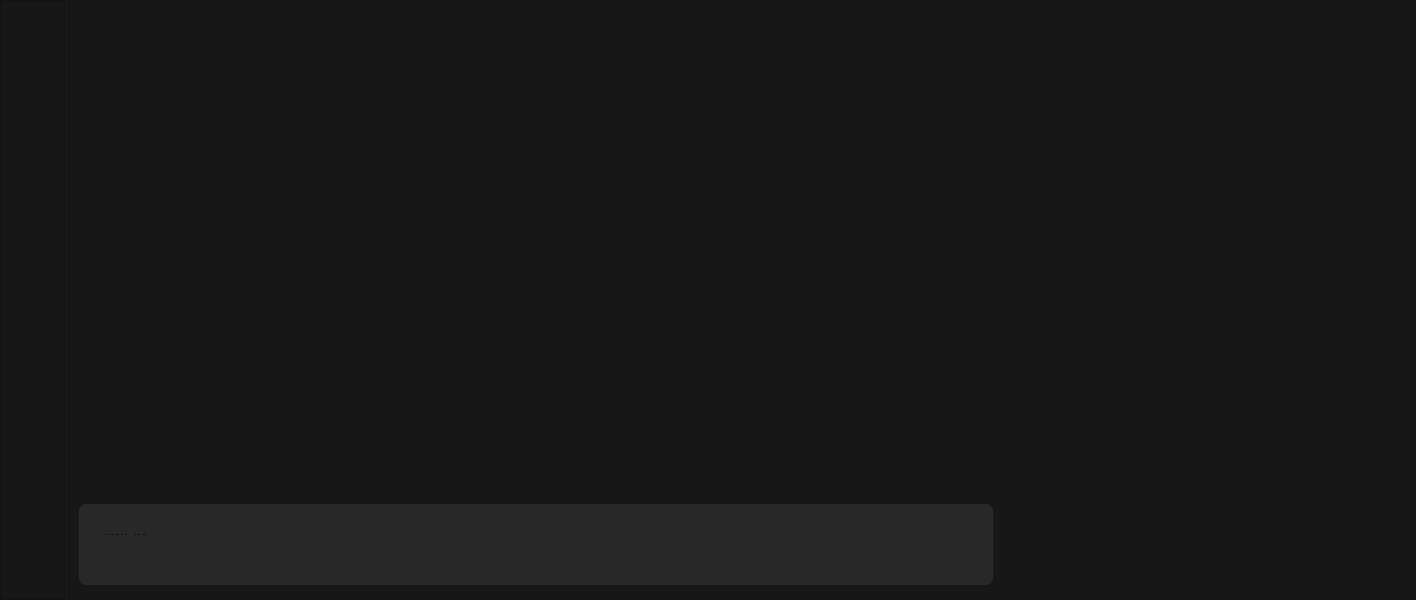
<?xml version="1.0" encoding="UTF-8"?>
<ui version="4.0">
 <class>MainWindow</class>
 <widget class="QMainWindow" name="MainWindow">
  <property name="geometry">
   <rect>
    <x>0</x>
    <y>0</y>
    <width>800</width>
    <height>600</height>
   </rect>
  </property>
  <property name="windowTitle">
   <string>MainWindow</string>
  </property>
  <property name="layoutDirection">
   <enum>Qt::LeftToRight</enum>
  </property>
  <property name="styleSheet">
   <string notr="true"/>
  </property>
  <widget class="QWidget" name="centralwidget">
   <property name="sizePolicy">
    <sizepolicy hsizetype="Expanding" vsizetype="Expanding">
     <horstretch>0</horstretch>
     <verstretch>0</verstretch>
    </sizepolicy>
   </property>
   <property name="styleSheet">
    <string notr="true">background: #181717;</string>
   </property>
   <layout class="QHBoxLayout" name="horizontalLayout_2">
    <property name="spacing">
     <number>9</number>
    </property>
    <property name="leftMargin">
     <number>0</number>
    </property>
    <property name="topMargin">
     <number>0</number>
    </property>
    <property name="rightMargin">
     <number>0</number>
    </property>
    <property name="bottomMargin">
     <number>0</number>
    </property>
    <item>
     <layout class="QHBoxLayout" name="horizontalLayout">
      <item>
       <widget class="QListWidget" name="lista">
        <property name="sizePolicy">
         <sizepolicy hsizetype="Expanding" vsizetype="Expanding">
          <horstretch>0</horstretch>
          <verstretch>0</verstretch>
         </sizepolicy>
        </property>
        <property name="minimumSize">
         <size>
          <width>0</width>
          <height>0</height>
         </size>
        </property>
        <property name="autoFillBackground">
         <bool>false</bool>
        </property>
        <property name="styleSheet">
         <string notr="true">QListWidget::item{
	background-color: #141414;
	color: #FFFFFF;
	padding: 25px;
}

QListWidget::item:selected{
	background-color: #E50914;
}</string>
        </property>
        <property name="frameShape">
         <enum>QFrame::StyledPanel</enum>
        </property>
        <property name="verticalScrollBarPolicy">
         <enum>Qt::ScrollBarAlwaysOff</enum>
        </property>
        <property name="horizontalScrollBarPolicy">
         <enum>Qt::ScrollBarAlwaysOff</enum>
        </property>
       </widget>
      </item>
      <item>
       <layout class="QVBoxLayout" name="verticalLayout">
        <item>
         <widget class="VlcWidgetVideo" name="videoFrame" native="true">
          <property name="sizePolicy">
           <sizepolicy hsizetype="Expanding" vsizetype="Maximum">
            <horstretch>0</horstretch>
            <verstretch>0</verstretch>
           </sizepolicy>
          </property>
          <property name="minimumSize">
           <size>
            <width>1337</width>
            <height>480</height>
           </size>
          </property>
          <property name="layoutDirection">
           <enum>Qt::RightToLeft</enum>
          </property>
         </widget>
        </item>
        <item>
         <widget class="QFrame" name="infoFrame">
          <property name="sizePolicy">
           <sizepolicy hsizetype="Expanding" vsizetype="Expanding">
            <horstretch>0</horstretch>
            <verstretch>0</verstretch>
           </sizepolicy>
          </property>
          <property name="minimumSize">
           <size>
            <width>480</width>
            <height>80</height>
           </size>
          </property>
          <property name="maximumSize">
           <size>
            <width>920</width>
            <height>16777215</height>
           </size>
          </property>
          <property name="styleSheet">
           <string notr="true">background-color: #282828 ;
margin-top: 15px;
margin-bottom: 15px;
border-radius: 7px;
margin-right: 6px;
</string>
          </property>
          <property name="frameShape">
           <enum>QFrame::StyledPanel</enum>
          </property>
          <property name="frameShadow">
           <enum>QFrame::Raised</enum>
          </property>
          <widget class="QLabel" name="label">
           <property name="geometry">
            <rect>
             <x>20</x>
             <y>30</y>
             <width>54</width>
             <height>31</height>
            </rect>
           </property>
           <property name="text">
            <string>TextLabel</string>
           </property>
          </widget>
         </widget>
        </item>
       </layout>
      </item>
     </layout>
    </item>
   </layout>
  </widget>
 </widget>
 <customwidgets>
  <customwidget>
   <class>VlcWidgetVideo</class>
   <extends>QWidget</extends>
   <header location="global">VLCQtWidgets/WidgetVideo.h</header>
   <container>1</container>
   <slots>
    <signal>fullscreen()</signal>
    <slot>toggleFullscreen()</slot>
   </slots>
  </customwidget>
 </customwidgets>
 <resources/>
 <connections/>
</ui>
